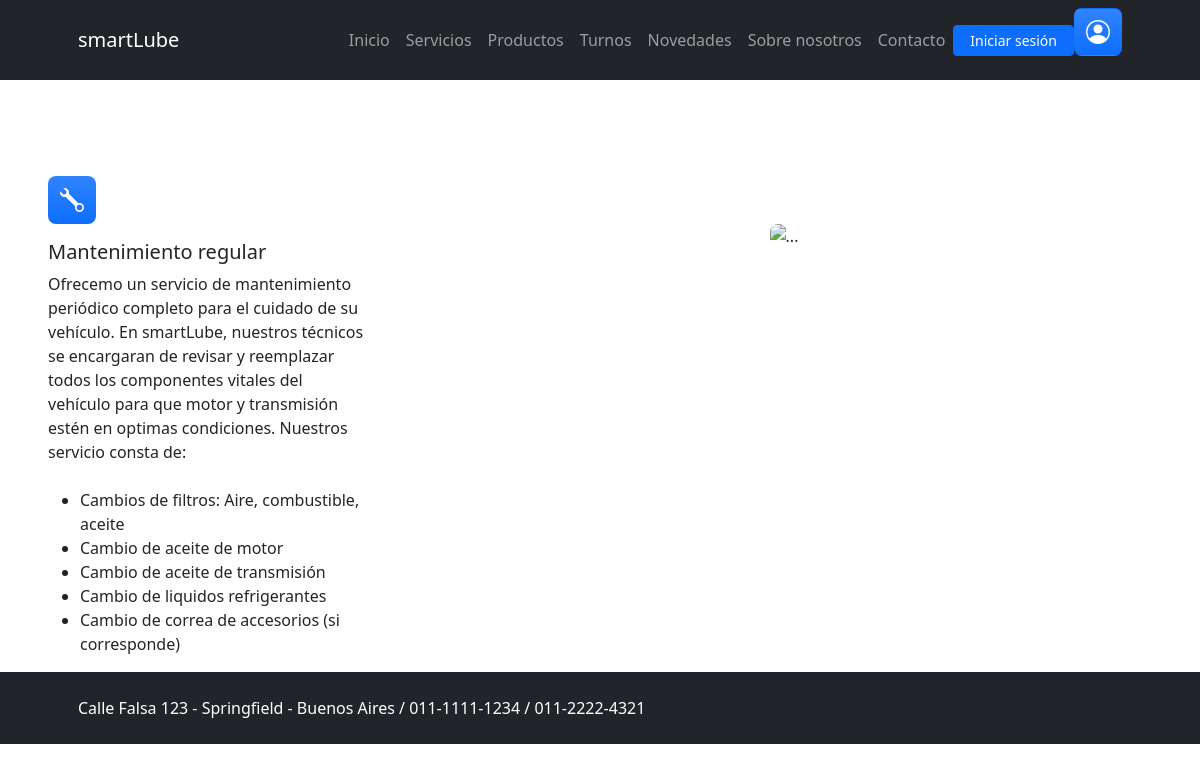
/registro_autos/MuestraMantenimiento/, run on an earlier commit of the app's database.
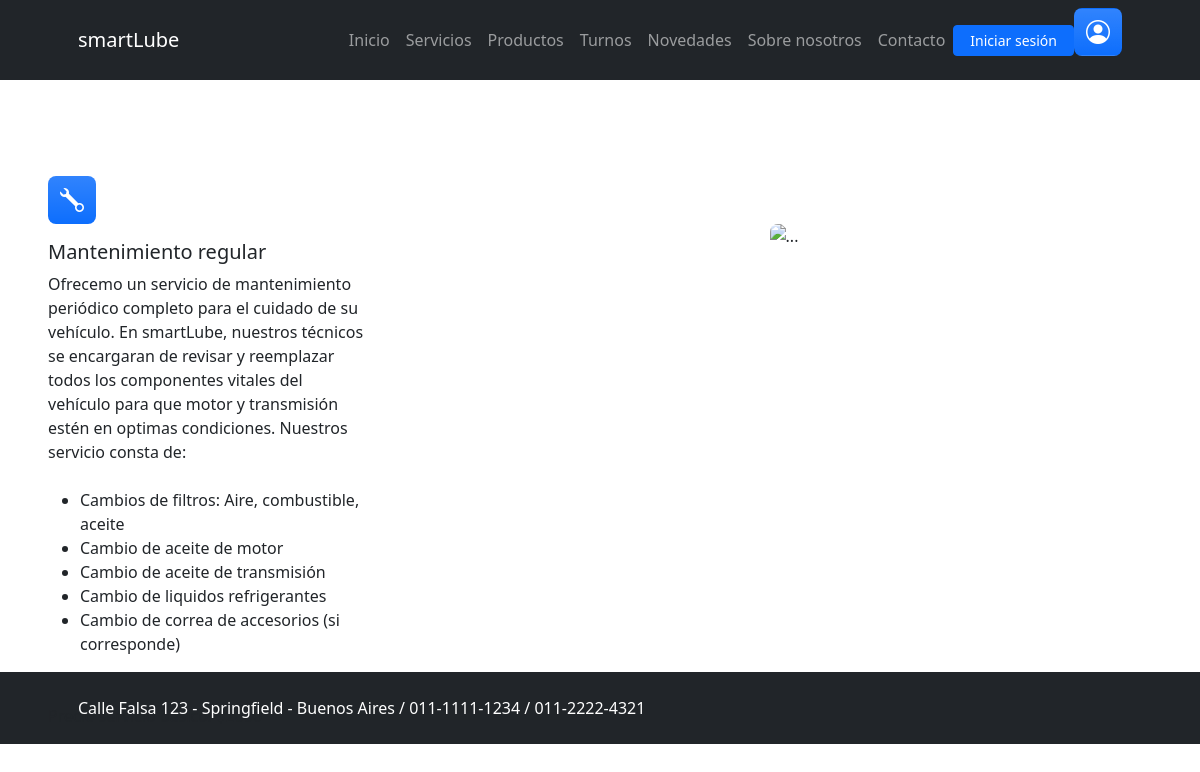
And on a later commit of the database.
### registro_autos/models.py (models this page shows)
class PreciosServicios(models.Model):
    precio_mecanica = models.IntegerField()
    precio_mantenimiento = models.IntegerField()
    precio_lavado = models.IntegerField()
    precio_pintura = models.IntegerField()

### registro_autos/views.py (the view)
# urls.py: path('MuestraMantenimiento/', Mantenimiento, name="detalleMantenimiento"),
def Mantenimiento(request):
    precio=PreciosServicios.objects.last()
    return render(request, 'mantenimiento.html', {'precio': precio})

### registro_autos/templates/mantenimiento.html (shortened to what this page needs)
{% extends 'marco.html' %}
{% load static %}
{% block contenidoQueCambia %}
<section class="py-5" id="features">
    <div class="container px-5 my-5" style="height: 50vh; margin: 0;">
        <div class="row gx-5">
            <div class="col-lg-8">
                <div class="row gx-5 row-cols-1 row-cols-md-2">
                    <div class="col mb-5 h-100">
                        <div class="feature bg-primary bg-gradient text-white rounded-3 mb-3"><i class="bi bi-wrench"></i></div>
                        <h2 class="h5">Mantenimiento regular</h2>
                        <p class="mb-0">Ofrecemo un servicio de mantenimiento periódico completo para el cuidado de su vehículo.
                            En smartLube, nuestros técnicos se encargaran de revisar y reemplazar todos los componentes vitales del vehículo para que motor y transmisión estén en optimas condiciones. Nuestros servicio consta de:</p><br>
                        <ul class="mb-0">
                            <li>Cambios de filtros: Aire, combustible, aceite</li>
                            <li>Cambio de aceite de motor</li>
                            <li>Cambio de aceite de transmisión</li>
                            <li>Cambio de liquidos refrigerantes</li>
                            <li>Cambio de correa de accesorios (si corresponde)</li></ul><br><br>
                        <p class="mb-0">Precio servicio básico: ${{precio.precio_mantenimiento}}</p>
                    </div>
                </div>
            </div>
            <div class="col-lg-4 order-lg-1 text-center"><img class="img-fluid rounded-3 my-5" src="https://lh5.googleusercontent.com/JXR0PQ3mSQIdDCWzQ3-qZWTw57ztJT3vDgPmED-TPkLadA7i_vjkymiL4v0TrjQO5lTgm4sDj-woc1SLYNMXEASpGZgRQ7sOvZKBmMOtxdBL47f1SB89iknboHgIZvCDjz3czsCf8c10YsBIjn8Uuy0" alt="..." /></div>
        </div>
    </div>
</section>
{% endblock contenidoQueCambia %}

What changed in the data, as far as the page shows it:
added PreciosServicios: precio_mantenimiento "2000"
